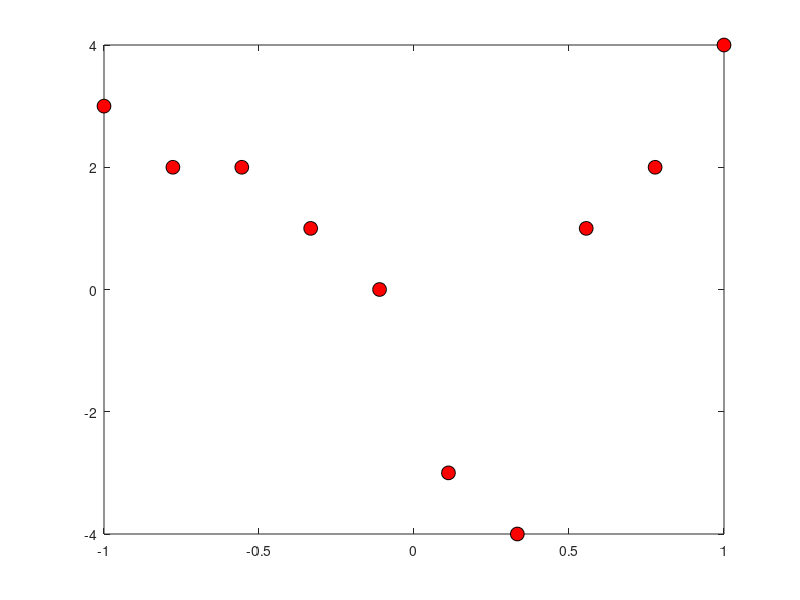

This chart was generated by the following MATLAB code:
n = 10;

xi = linspace(-1,1,10);
yi = [3 2 2 1 0 -3 -4 1 2 4];

plot(xi,yi,'o','MarkerSize',10,'MarkerFaceColor','r','MarkerEdgeColor','k')

%===========================
x = linspace(-1,1,1000);
% y = ?
% Interpolate to find value of y at x using following 
% interpolation techniques

% 1. midpoint interpolation

% 2. linear interpolation

% 3. polynomial interpolation